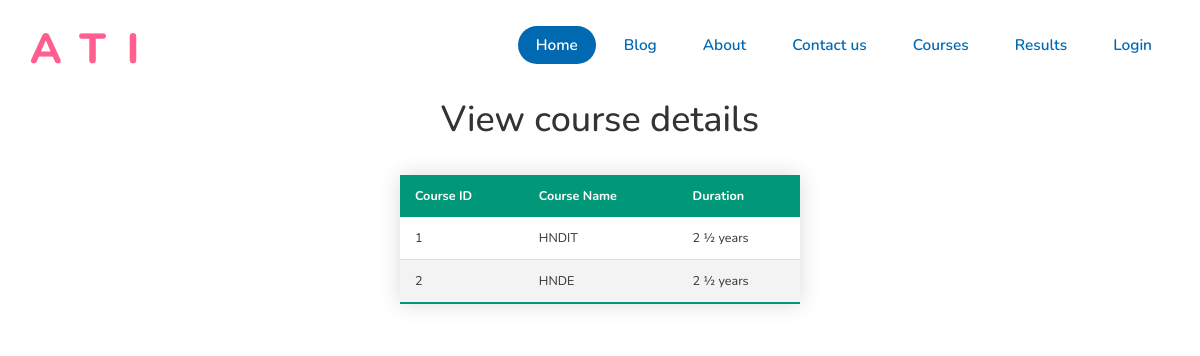
Screenshot of /viewCourses.php with the database file from the repository.
### tables this page shows
CREATE TABLE `course` (
  `id` int(11) NOT NULL,
  `name` varchar(20) NOT NULL,
  `dur` varchar(20) NOT NULL
);

### viewCourses.php (the view, shortened to what this page needs)
<!DOCTYPE html>
<html lang="en">
<head>
    <link rel="stylesheet" href="https://maxcdn.bootstrapcdn.com/bootstrap/3.4.1/css/bootstrap.min.css">
    <?php
        include "header.php";
    ?>
</head>
<body>
    <br>
    <br>
    <br>
    <br>
<center><h1>View course details</h1></center>
   <div class="container">
            <div class="inner">
                <div class="row">
                <div class="col-md-3">
</div>
                <div class="col-md-6">
<center><table class="styled-table">
                            <thead>
                                <tr>
                                    <th scope="col">Course ID</th>
                                    <th scope="col">Course Name</th>
                                    <th scope="col">Duration</th>
                                </tr>
                            </thead>
                            <tbody>
                           <?php
                            $sql="SELECT * FROM course";
                            $result=mysqli_query($con, $sql);
                            while($row=mysqli_fetch_array($result)){
                                echo "<tr>
                                <td>$row[0]</td>
                                <td>$row[1]</td>
                                <td>$row[2]</td>
                            </tr>";
                            }
                            ?>
                            </tbody>
                        </table></center>
                        </div>
</div>
</div>
</body>
</html>

### header.php (style rules this page uses)
* { margin: 0; padding: 0; box-sizing: border-box; font-family: 'Nunito', sans-serif; }

### viewCourses.php (style rules this page uses)
.styled-table { border-collapse: collapse; margin: 25px 0; font-size: 0.9em; font-family: sans-serif; min-width: 400px; box-shadow: 0 0 20px rgba(0, 0, 0, 0.15); }
.styled-table thead tr { background-color: #009879; color: #ffffff; text-align: left; }
.styled-table th, .styled-table td { padding: 12px 15px; }
.styled-table tbody tr { border-bottom: 1px solid #dddddd; }
.styled-table tbody tr:nth-of-type(even) { background-color: #f3f3f3; }
.styled-table tbody tr:last-of-type { border-bottom: 2px solid #009879; }

### rows the page displays
course: id "1", name "HNDIT", dur "2 ½ years"
course: id "2", name "HNDE", dur "2 ½ years"
